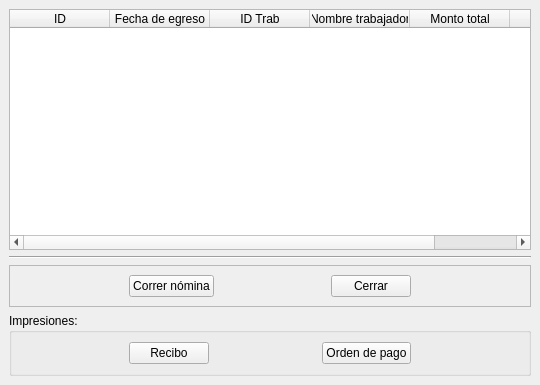
<?xml version="1.0" encoding="UTF-8"?>
<ui version="4.0">
 <class>MainWindow</class>
 <widget class="QMainWindow" name="MainWindow">
  <property name="geometry">
   <rect>
    <x>0</x>
    <y>0</y>
    <width>540</width>
    <height>385</height>
   </rect>
  </property>
  <property name="windowTitle">
   <string>Resumen de nóminas de terminación de contrato</string>
  </property>
  <widget class="QWidget" name="centralwidget">
   <layout class="QVBoxLayout" name="verticalLayout">
    <item>
     <widget class="QTableWidget" name="tableWidget">
      <property name="sizePolicy">
       <sizepolicy hsizetype="Expanding" vsizetype="Expanding">
        <horstretch>0</horstretch>
        <verstretch>0</verstretch>
       </sizepolicy>
      </property>
      <property name="sizeAdjustPolicy">
       <enum>QAbstractScrollArea::AdjustToContentsOnFirstShow</enum>
      </property>
      <column>
       <property name="text">
        <string>ID</string>
       </property>
      </column>
      <column>
       <property name="text">
        <string>Fecha de egreso</string>
       </property>
      </column>
      <column>
       <property name="text">
        <string>ID Trab</string>
       </property>
      </column>
      <column>
       <property name="text">
        <string>Nombre trabajador</string>
       </property>
      </column>
      <column>
       <property name="text">
        <string>Monto total</string>
       </property>
      </column>
      <column>
       <property name="text">
        <string>Nota</string>
       </property>
      </column>
     </widget>
    </item>
    <item>
     <widget class="Line" name="line">
      <property name="orientation">
       <enum>Qt::Horizontal</enum>
      </property>
     </widget>
    </item>
    <item>
     <widget class="QFrame" name="frame">
      <property name="frameShape">
       <enum>QFrame::StyledPanel</enum>
      </property>
      <property name="frameShadow">
       <enum>QFrame::Raised</enum>
      </property>
      <layout class="QHBoxLayout" name="horizontalLayout">
       <item>
        <spacer name="horizontalSpacer">
         <property name="orientation">
          <enum>Qt::Horizontal</enum>
         </property>
         <property name="sizeHint" stdset="0">
          <size>
           <width>19</width>
           <height>20</height>
          </size>
         </property>
        </spacer>
       </item>
       <item>
        <widget class="QPushButton" name="correr_nomina">
         <property name="text">
          <string>Correr nómina</string>
         </property>
        </widget>
       </item>
       <item>
        <spacer name="horizontalSpacer_3">
         <property name="orientation">
          <enum>Qt::Horizontal</enum>
         </property>
         <property name="sizeHint" stdset="0">
          <size>
           <width>20</width>
           <height>20</height>
          </size>
         </property>
        </spacer>
       </item>
       <item>
        <widget class="QPushButton" name="cerrar">
         <property name="text">
          <string>Cerrar</string>
         </property>
        </widget>
       </item>
       <item>
        <spacer name="horizontalSpacer_4">
         <property name="orientation">
          <enum>Qt::Horizontal</enum>
         </property>
         <property name="sizeHint" stdset="0">
          <size>
           <width>19</width>
           <height>20</height>
          </size>
         </property>
        </spacer>
       </item>
      </layout>
     </widget>
    </item>
    <item>
     <widget class="QGroupBox" name="groupBox">
      <property name="title">
       <string>Impresiones:</string>
      </property>
      <layout class="QHBoxLayout" name="horizontalLayout_2">
       <item>
        <spacer name="horizontalSpacer_2">
         <property name="orientation">
          <enum>Qt::Horizontal</enum>
         </property>
         <property name="sizeHint" stdset="0">
          <size>
           <width>27</width>
           <height>20</height>
          </size>
         </property>
        </spacer>
       </item>
       <item>
        <widget class="QPushButton" name="gen_recibos">
         <property name="text">
          <string>Recibo</string>
         </property>
        </widget>
       </item>
       <item>
        <spacer name="horizontalSpacer_6">
         <property name="orientation">
          <enum>Qt::Horizontal</enum>
         </property>
         <property name="sizeHint" stdset="0">
          <size>
           <width>27</width>
           <height>20</height>
          </size>
         </property>
        </spacer>
       </item>
       <item>
        <widget class="QPushButton" name="gen_orden_pagos">
         <property name="text">
          <string>Orden de pago</string>
         </property>
        </widget>
       </item>
       <item>
        <spacer name="horizontalSpacer_7">
         <property name="orientation">
          <enum>Qt::Horizontal</enum>
         </property>
         <property name="sizeHint" stdset="0">
          <size>
           <width>27</width>
           <height>20</height>
          </size>
         </property>
        </spacer>
       </item>
      </layout>
     </widget>
    </item>
   </layout>
  </widget>
 </widget>
 <resources/>
 <connections/>
</ui>
